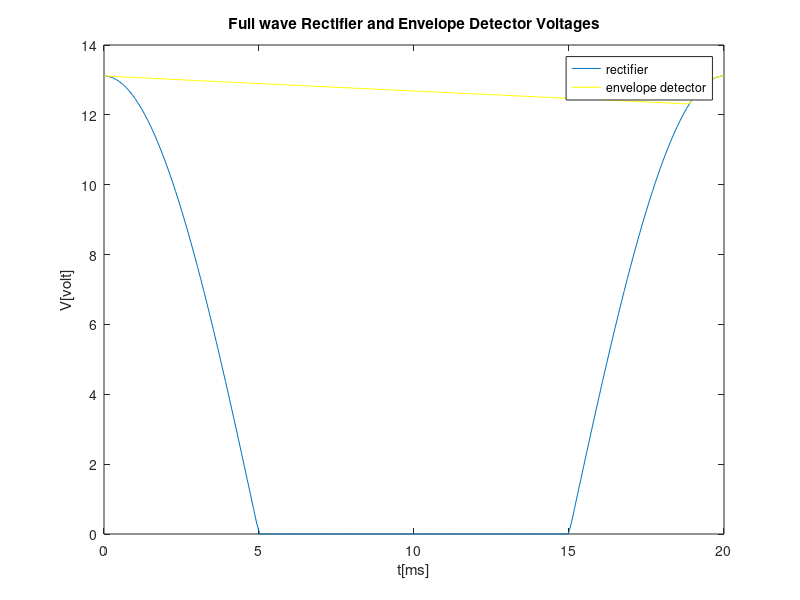
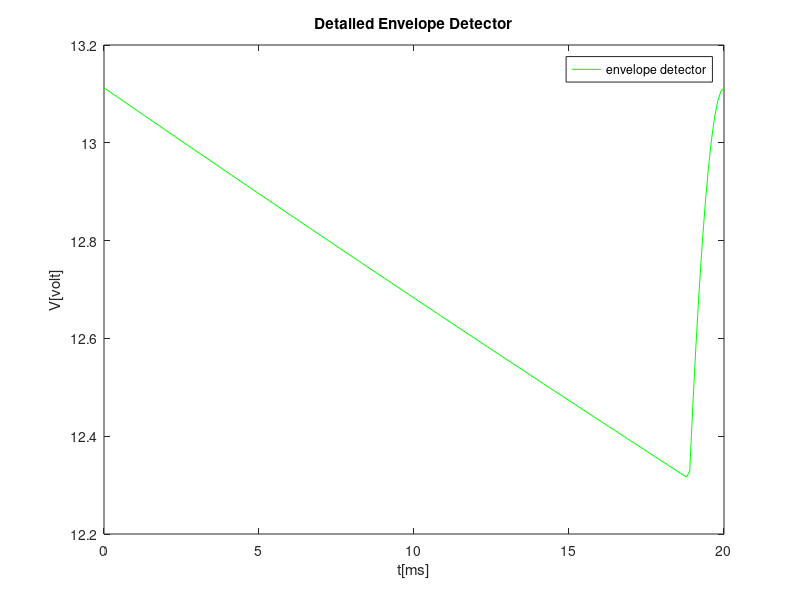
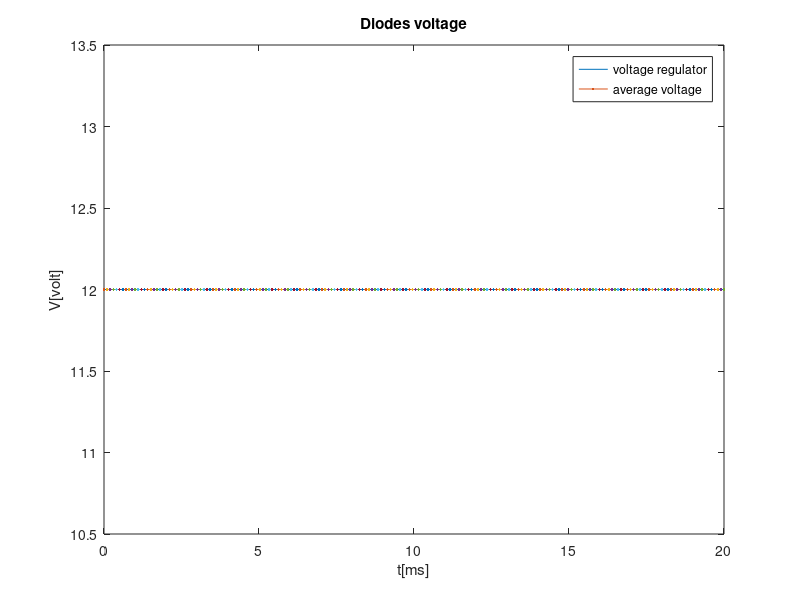
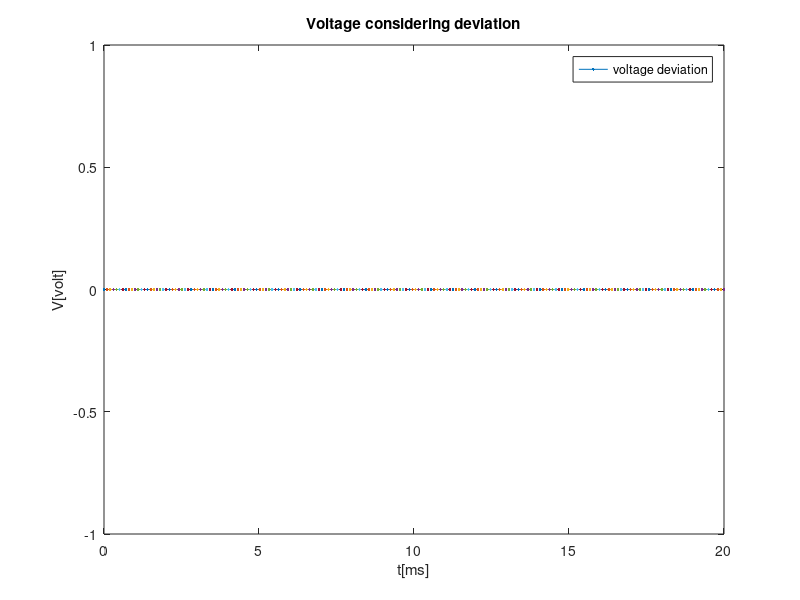

Recreate these plots in MATLAB, in order.
output_precision(12)
freq=50;
R1=15e3
R2=5e3
C=0.00002
Vp=230
n=16

vON = 12/19
VS=(Vp/n)-2*vON


%Rectifier
t=linspace(0, 0.2, 1000);
w=2*pi*freq;
vS=VS*cos(w*t);
vstore = zeros(1, length(t));

for i=1:length(t)
  if (vS(i) > 0)
    vstore(i) = vS(i);
  else
    vstore(i) = 0;
  endif
endfor

%envelope detetor
t=linspace(0, 20e-3, 200);
b = cos(w*t)
vS=VS*b;
p = atan(1/(w*R1*C))
tOFF = (1/w) * p
u = exp(-((t-tOFF)/(R1*C)))

vexp = VS * cos(w*tOFF) * u;

vstore = zeros(1, length(t));

for i=1:length(t)
  if (vS(i) > 0)
    vstore(i) = vS(i);
  else
    vstore(i) = 0;
  endif
endfor

f1=figure()
plot(t*1000, vstore)
hold

for i=1:length(t)
  if t(i) < tOFF(1)
    vO(i) = vstore(i);
  elseif vexp(i) > vstore(i)
    vO(i) = vexp(i);
  else 
    vO(i) = vstore(i);
  endif
endfor

plot(t*1000, vO,"y")
title("Full wave Rectifier and Envelope Detector Voltages")
xlabel ("t[ms]")
ylabel ("V[volt]")
legend("rectifier","envelope detector")
print (f1,"rectifier.eps", "-depsc");

f2=figure() 
plot(t*1000, vO,"g")
title("Detailed Envelope Detector")
xlabel ("t[ms]")
ylabel ("V[volt]")
legend("envelope detector")
print (f2,"envelope.eps", "-depsc");

Vavg = (max(vO)+min(vO))/2


%Voltage regulator

vON = 12/19;
R2 = 5000;
ripple = vO - Vavg;

##Ngspice
Is = 5.542088e-4;
Rd = vON/(Is*exp(Vavg/vON));
Rdn = 19*Rd

vOd = (Rdn/(Rdn + R2))*ripple;

Vdiode = 19*vON + vOd;
Vdiode_avg = (max(Vdiode)+min(Vdiode))/2;
Vdeviation = Vdiode_avg - 12

figure
plot(t*1000, Vdiode)
hold
plot(t*1000, Vdiode_avg)
title("Diodes voltage")
xlabel ("t[ms]")
ylabel ("V[volt]")
legend("voltage regulator","average voltage")
print ("diodesaverage.eps", "-depsc");

figure 
plot(t*1000, Vdeviation)
title("Voltage considering deviation")
xlabel ("t[ms]")
ylabel ("V[volt]")
legend("voltage deviation")
print ("deviation.eps", "-depsc");


ripple2 = max(Vdiode) - min(Vdiode);
figure 
plot(t*1000, ripple2)
title("Voltage Ripple")
xlabel ("t[ms]")
ylabel ("V[volt]")
legend("Ripple")
print ("ripple.eps", "-depsc");





%figure of merit


Cost_R = 20;
Cost_C = 20;
Cost_Dio = 0.1 * 23;
cost = Cost_R + Cost_C + Cost_Dio;
Merit = 1 ./ ( cost * (ripple2 + Vdeviation + 10e-6));


fp = fopen ("merit.tex", "w");

fprintf(fp, "Total Cost & %e \\\\ \\hline \n", cost);
fprintf(fp, "Merit & %e \\\\ \n", Merit);
fclose (fp);

fp2 = fopen ("ripple.tex", "w");
fprintf(fp2, "Ripple & %e \\\\ \\hline \n", ripple2);
fclose (fp2);

